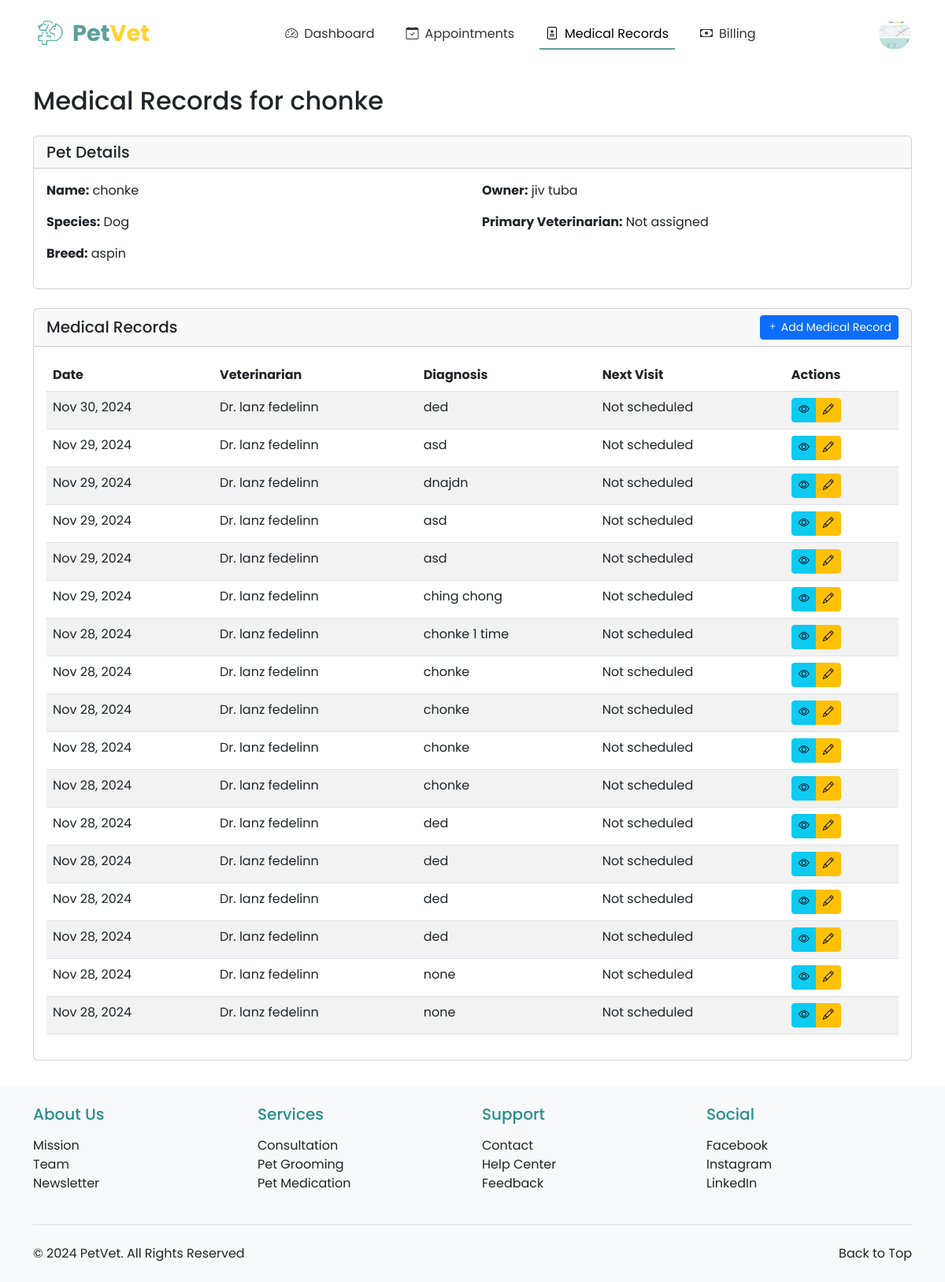
/vet/medical-records/pet/PETID1/ (signed in), run on an earlier commit of the app's database.
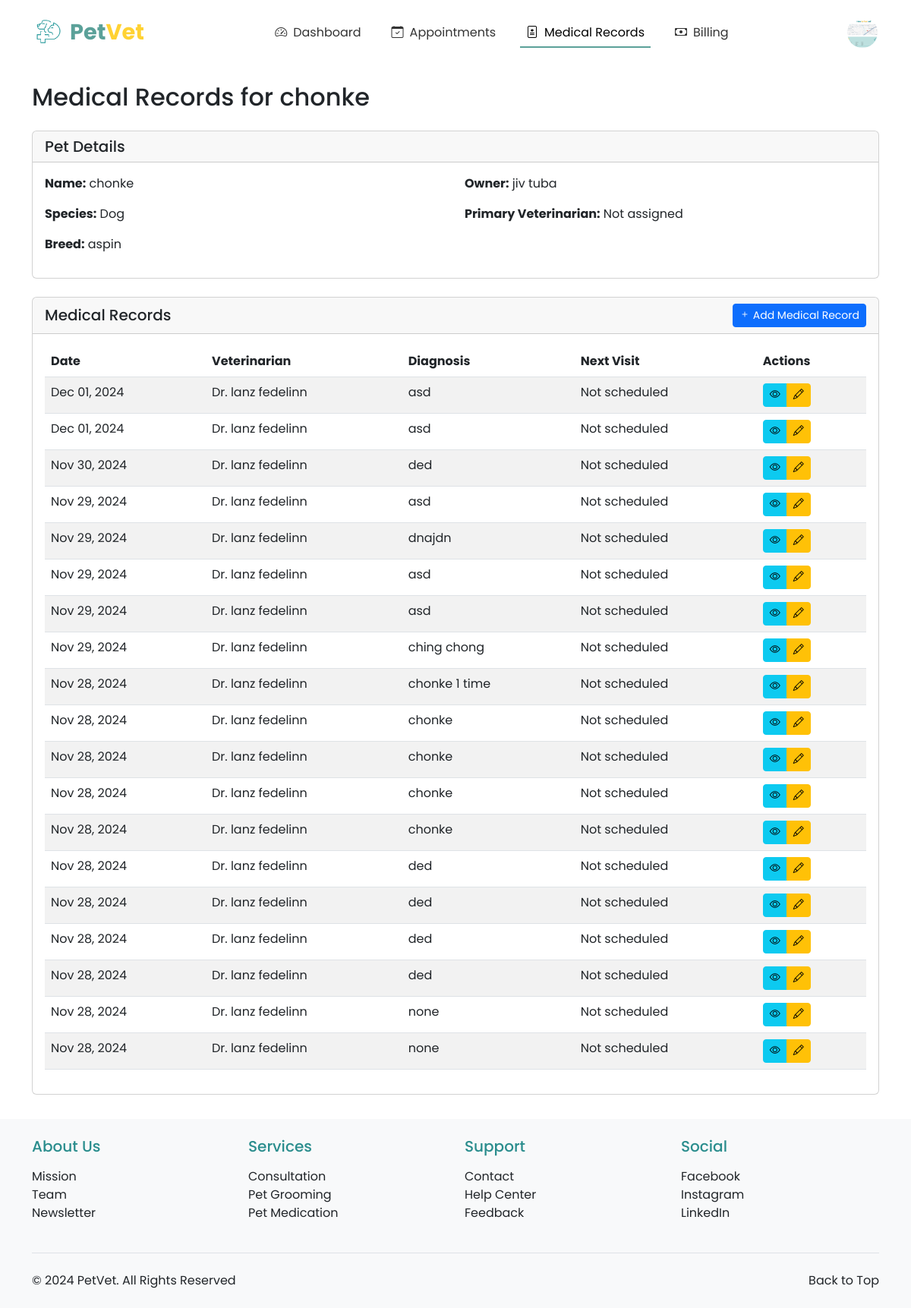
And on a later commit of the database.
### veterinarians/models.py (models this page shows, shortened)
class MedicalRecord(models.Model):
    pet = models.ForeignKey(Pet, on_delete=models.CASCADE, related_name='medical_records')
    veterinarian = models.ForeignKey(VeterinarianProfile, on_delete=models.CASCADE)
    date = models.DateTimeField(auto_now_add=True)
    diagnosis = models.TextField()
    treatment = models.ForeignKey(Treatment, on_delete=models.SET_NULL, null=True, blank=True)
    notes = models.TextField(blank=True)
    next_visit_date = models.DateField(null=True, blank=True)

class VeterinarianProfile(models.Model):
    profile = models.OneToOneField(Profile, on_delete=models.CASCADE)
    specialization = models.CharField(max_length=100, default="General Veterinary Medicine")
    license_number = models.CharField(max_length=50, unique=True, null=True, blank=True)
    years_of_experience = models.PositiveIntegerField(default=0)
    bio = models.TextField(blank=True)
    available_days = models.CharField(max_length=200, help_text="Comma-separated list of available days", default="Monday,Tuesday,Wednesday,Thursday,Friday")
    consultation_fee = models.DecimalField(max_digits=10, decimal_places=2, default=Decimal('50.00'))

### registration_login/models.py (models this page shows, shortened)
class Profile(models.Model):
    PAYMENT_CHOICES = [
        ('CASH', 'Cash'),
        ('CARD', 'Credit/Debit Card'),
        ('GCASH', 'GCash'),
        ('MAYA', 'Maya'),
    ]
    ROLE_CHOICES = [
        ('OWNER', 'Pet Owner'),
        ('VET', 'Veterinarian'),
    ]
    user = models.OneToOneField(User, on_delete=models.CASCADE, primary_key=True)
    profile_picture = models.ImageField(upload_to='profile_pics/', default='profile_pics/profile.png')
    first_name = models.CharField(max_length=50)
    last_name = models.CharField(max_length=50)
    address = models.CharField(max_length=200, blank=True, null=True)
    contact_number = models.CharField(max_length=15, blank=True, null=True)
    preferred_payment = models.CharField(max_length=10, choices=PAYMENT_CHOICES, default='CASH')
    card_number = models.CharField(max_length=16, blank=True, null=True)
    card_expiry = models.CharField(max_length=5, blank=True, null=True)
    ewallet_number = models.CharField(max_length=15, blank=True, null=True)
    role = models.CharField(max_length=10, choices=ROLE_CHOICES, default='OWNER')
    phone_number = models.CharField(max_length=20, null=True, blank=True)
    created_at = models.DateTimeField(auto_now_add=True)
    updated_at = models.DateTimeField(auto_now=True)

### veterinarians/views.py (the view)
# urls.py: path('medical-records/pet/<str:pet_id>/', views.pet_medical_records, name='pet_medical_records'),
@login_required
@user_passes_test(is_veterinarian)
def pet_medical_records(request, pet_id):
    if pet_id.startswith('PETID'):
        pet_id = pet_id.replace('PETID', '')
    try:
        pet = get_object_or_404(Pet, pk=int(pet_id))
    except ValueError:
        messages.error(request, 'Invalid pet ID.')
        return redirect('veterinarians:medical_records_list')
    try:
        vet_profile = VeterinarianProfile.objects.get(profile=request.user.profile)
    except VeterinarianProfile.DoesNotExist:
        messages.error(request, 'Veterinarian profile not found.')
        return redirect('veterinarians:dashboard')
    records = MedicalRecord.objects.filter(
        pet=pet,
        veterinarian=vet_profile
    ).order_by('-date')
    context = {
        'pet': pet,
        'records': records
    }
    return render(request, 'veterinarians/pet_medical_records.html', context)

### veterinarians/views.py (called while the page is built)
def is_veterinarian(user):
    return user.profile.role == 'VET'

### veterinarians/templates/veterinarians/pet_medical_records.html (shortened to what the changed rows need)
{% extends 'base.html' %}
{% load crispy_forms_tags %}
{% block content %}
<div class="container mt-4">
    <div class="row">
        <div class="col-md-12">
            <h2 class="mb-4">Medical Records for {{ pet.pet_name }}</h2>
            <div class="card">
                <div class="card-body">
                    {% if records %}
                        <div class="table-responsive">
                            <table class="table table-striped table-hover">
                                <thead>
                                    <tr>
                                        <th>Date</th>
                                        <th>Veterinarian</th>
                                        <th>Diagnosis</th>
                                        <th>Next Visit</th>
                                        <th>Actions</th>
                                    </tr>
                                </thead>
                                <tbody>
                                    {% for record in records %}
                                    <tr>
                                        <td>{{ record.date|date:"M d, Y" }}</td>
                                        <td>Dr. {{ record.veterinarian.profile.first_name }} {{ record.veterinarian.profile.last_name }}</td>
                                        <td>{{ record.diagnosis|default:"No diagnosis" }}</td>
                                        <td>
                                            {% if record.next_visit_date %}
                                                {{ record.next_visit_date|date:"M d, Y" }}
                                            {% else %}
                                                Not scheduled
                                            {% endif %}
                                        </td>
                                        <td>
                                            <div class="btn-group" role="group">
                                                <a href="{% url 'veterinarians:medical_record_detail' record_id=record.id %}" class="btn btn-info btn-sm" title="View Details">
                                                    <i class="bi bi-eye"></i>
                                                </a>
                                                <a href="{% url 'veterinarians:edit_medical_record' record_id=record.id %}" class="btn btn-warning btn-sm" title="Edit Record">
                                                    <i class="bi bi-pencil"></i>
                                                </a>
                                            </div>
                                        </td>
                                    </tr>
                                    {% endfor %}
                                </tbody>
                            </table>
                        </div>
                    {% else %}
                        <div class="alert alert-info" role="alert">
                            No medical records found for this pet.
                        </div>
                    {% endif %}
                </div>
            </div>
        </div>
    </div>
</div>
{% endblock %}

What changed in the data, as far as the page shows it:
added MedicalRecord: date "Dec 01, 2024", veterinarian.profile.first_name "lanz", veterinarian.profile.last_name "fedelinn", diagnosis "asd", shows "Not scheduled"
added MedicalRecord: date "Dec 01, 2024", veterinarian.profile.first_name "lanz", veterinarian.profile.last_name "fedelinn", diagnosis "asd", shows "Not scheduled"
